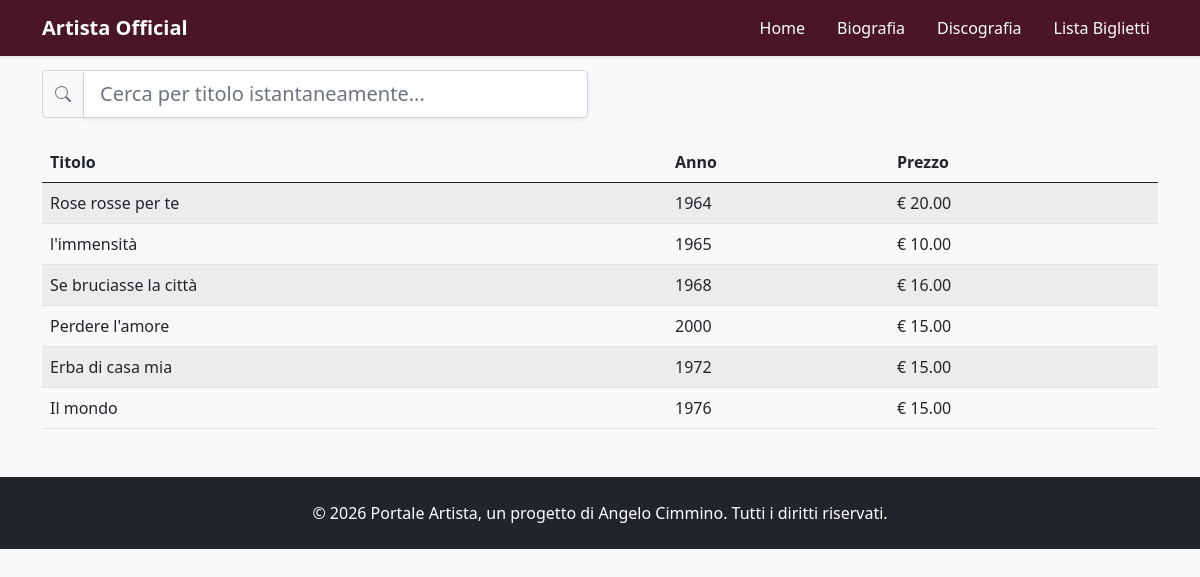
Page /canzoni/ on the committed database.
### tributo/models.py (models this page shows, shortened)
class Canzone(models.Model):
    titolo = models.CharField(max_length=200)
    anno_uscita = models.IntegerField()
    testo = models.TextField(blank=True, null=True)
    copertina = models.ImageField(upload_to='copertine/', blank=True, null=True)
    prezzo = models.DecimalField(max_digits=5, decimal_places=2, default=0.00)

### tributo/views.py (the view)
# urls.py: path('canzoni/', views.CanzoneListView.as_view(), name='canzone_list'),
class CanzoneListView(ListView):
    model = Canzone
    template_name = 'tributo/canzone_list.html'
    context_object_name = 'canzoni'

### tributo/templates/tributo/canzone_list.html (shortened to what this page needs)
{% extends 'tributo/base.html' %}
{% block content %}
<div class="container mt-4">
    <h2>Elenco Canzoni</h2>
    <div class="d-flex justify-content-between align-items-center mb-3 row">
        <div class="col-md-6 col-sm-12 mb-2">
            <div class="input-group">
                <span class="input-group-text bg-light text-muted" id="search-addon">
                    <svg xmlns="http://w3.org" width="16" height="16" fill="currentColor" class="bi bi-search" viewBox="0 0 16 16">
                        <path d="M11.742 10.344a6.5 6.5 0 1 0-1.397 1.398h-.001c.03.04.062.078.098.115l3.85 3.85a1 1 0 0 0 1.415-1.414l-3.85-3.85a1.007 1.007 0 0 0-.115-.1zM12 6.5a5.5 5.5 0 1 1-11 0 5.5 5.5 0 0 1 11 0z"/>
                    </svg>
                </span>
                <input type="text"
                    id="search-input"
                    class="form-control form-control-lg shadow-sm"
                    placeholder="Cerca per titolo istantaneamente..."
                    aria-describedby="search-addon">
            </div>
        </div>
    </div>
    <table class="table table-striped align-middle" id="canzoni-table">
        <thead>
            <tr>
                <th>Titolo</th>
                <th>Anno</th>
                <th>Prezzo</th>
            </tr>
        </thead>
        <tbody>
            {% for canzone in canzoni %}
            <tr class="canzone-row" data-titolo="{{ canzone.titolo|lower }}">
                <td class="canzone-titolo">{{ canzone.titolo }}</td>
                <td>{{ canzone.anno_uscita }}</td>
                <td>€ {{ canzone.prezzo }}</td>
            </tr>
            {% empty %}
            <tr id="no-results-django">
                <td colspan="4" class="text-center text-muted">Nessuna canzone presente.</td>
            </tr>
            {% endfor %}
        </tbody>
    </table>
</div>
{% endblock %}

### tributo/templates/tributo/base.html (style rules this page uses)
body { background-color: #f8f9fa; color: #212529; }

### rows in the picture
Canzone: titolo "Rose rosse per te", anno_uscita "1964", prezzo "20.00"
Canzone: titolo "l'immensità", anno_uscita "1965", prezzo "10.00"
Canzone: titolo "Se bruciasse la città", anno_uscita "1968", prezzo "16.00"
Canzone: titolo "Perdere l'amore", anno_uscita "2000", prezzo "15.00"
Canzone: titolo "Erba di casa mia", anno_uscita "1972", prezzo "15.00"
Canzone: titolo "Il mondo", anno_uscita "1976", prezzo "15.00"
